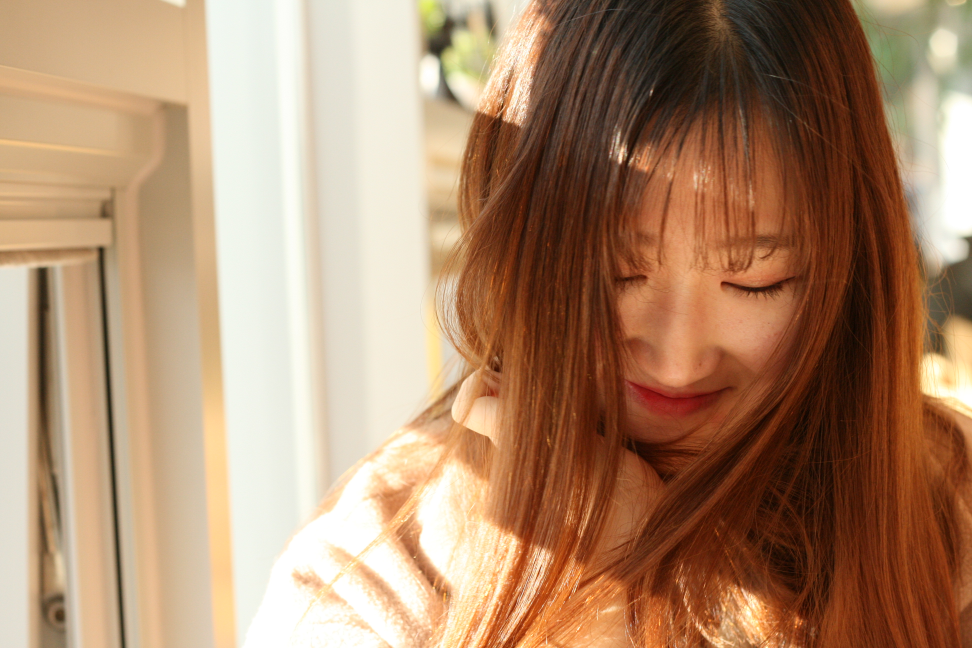
#> input picture Opencv 3hours with python/original.jpg, 3888 x 2592 px (shown at 1/4 size)
$ python 'Chapter 06.py'
#> lines starting #> are read from the running program, lines starting #| are printed output that depends on the picture
# Joining images

import cv2 as cv
import numpy as np

img_ori = cv.imread("original.jpg")
#> img_ori is the input picture: shape (2592, 3888, 3); mean B, G, R 109, 137.8, 173.2
img = cv.resize(img_ori, dsize=(768,432))
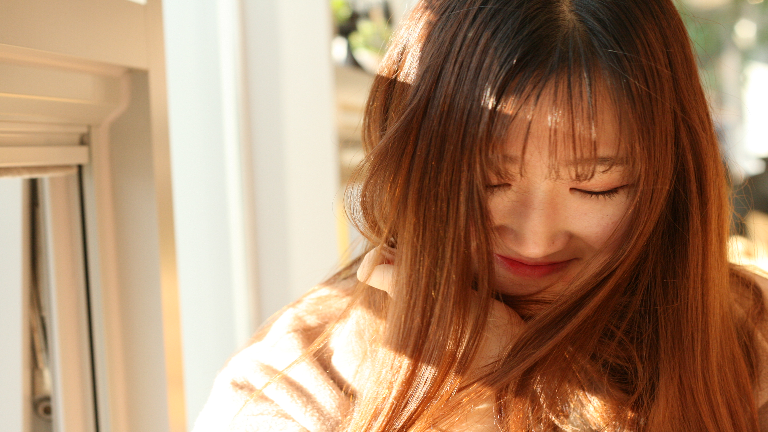
#> img: shape (432, 768, 3); mean B, G, R 108.9, 137.7, 173.2

imgHor = np.hstack((img,img))
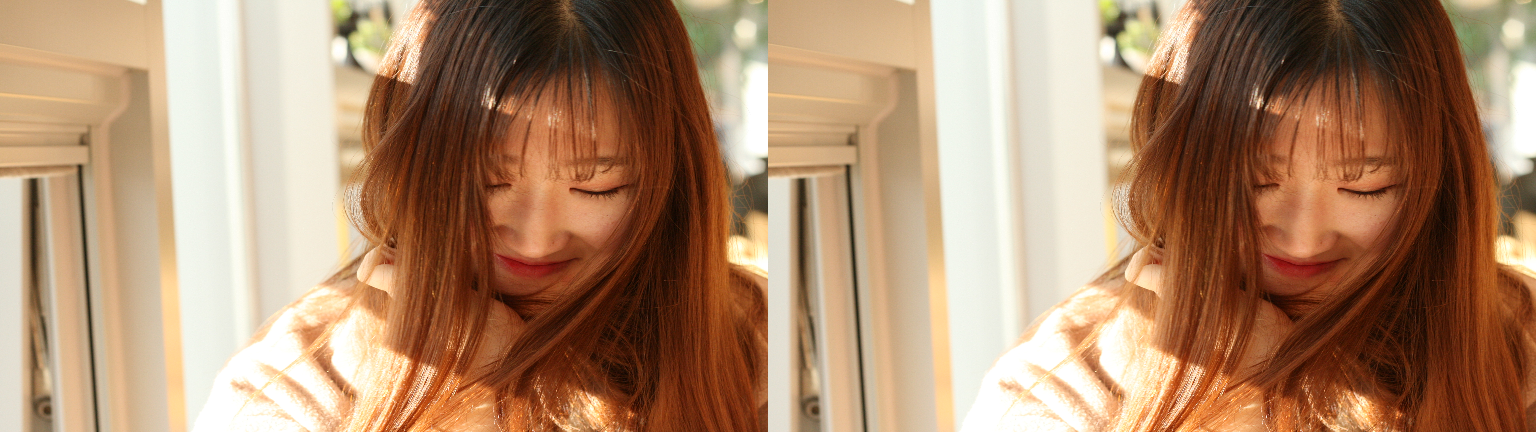
#> imgHor: shape (432, 1536, 3); mean B, G, R 108.9, 137.7, 173.2
imgVer = np.vstack((img,img))
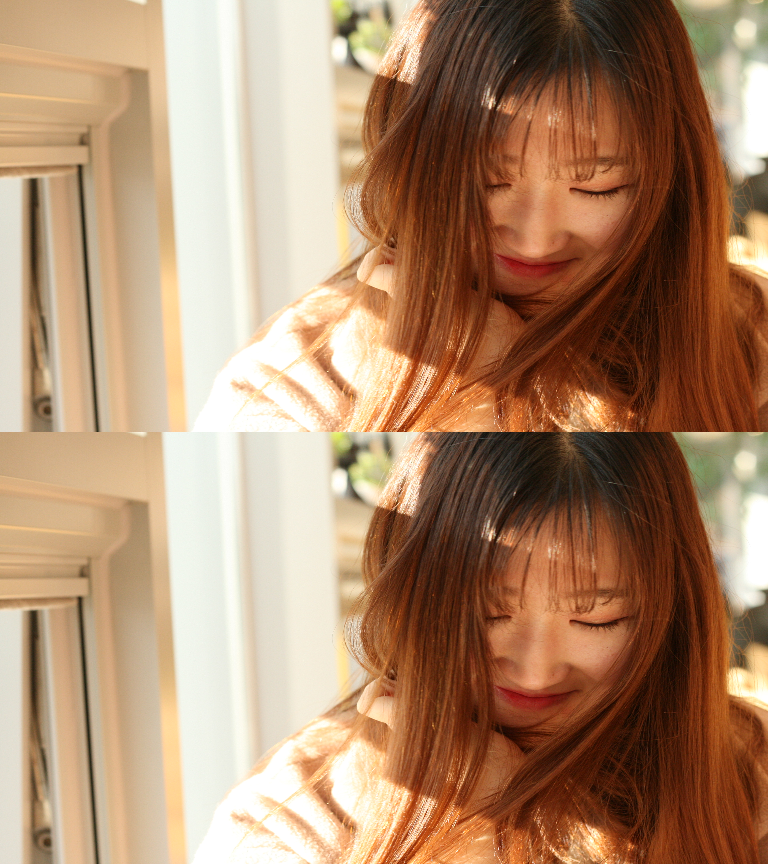
#> imgVer: shape (864, 768, 3); mean B, G, R 108.9, 137.7, 173.2
cv.imshow('Horizontal',imgHor)
cv.imshow('Vertical',imgVer)

cv.waitKey(0)

$ run again, with Opencv 3hours with python/Chapter5_cards.jpg copied over Opencv 3hours with python/original.jpg
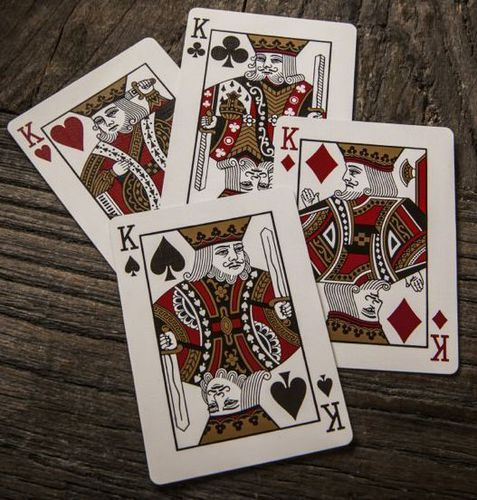
#> input picture Opencv 3hours with python/Chapter5_cards.jpg, 477 x 500 px
#> img_ori is the input picture: shape (500, 477, 3); mean B, G, R 88.1, 96.6, 109.6
#> `imgHor = np.hstack((img,img))`:
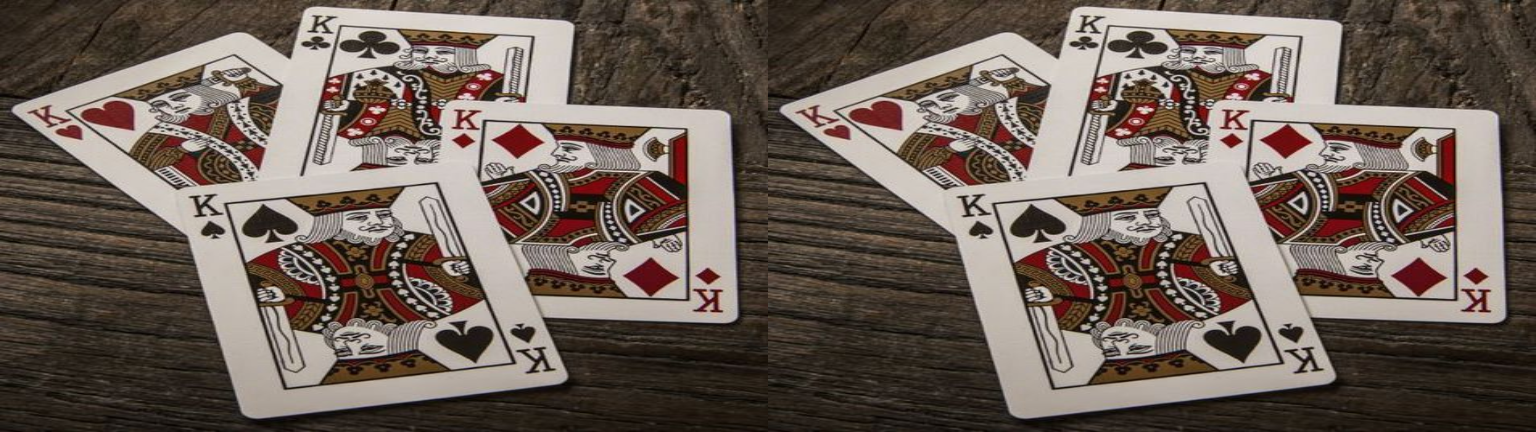
#> imgHor: shape (432, 1536, 3); mean B, G, R 88, 96.4, 109.4
#> `imgVer = np.vstack((img,img))`:
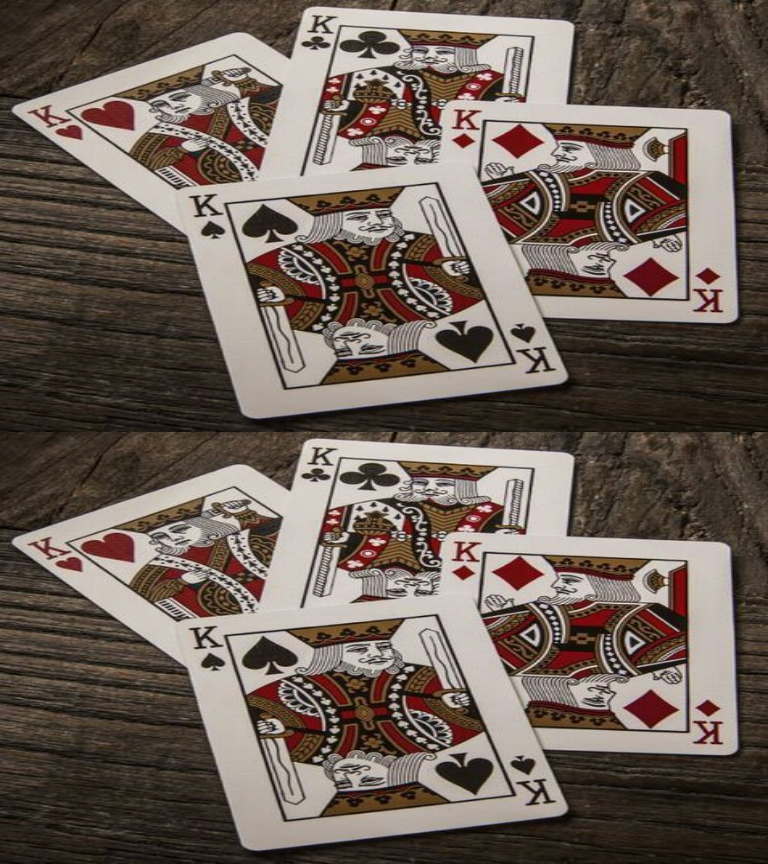
#> imgVer: shape (864, 768, 3); mean B, G, R 88, 96.4, 109.4
